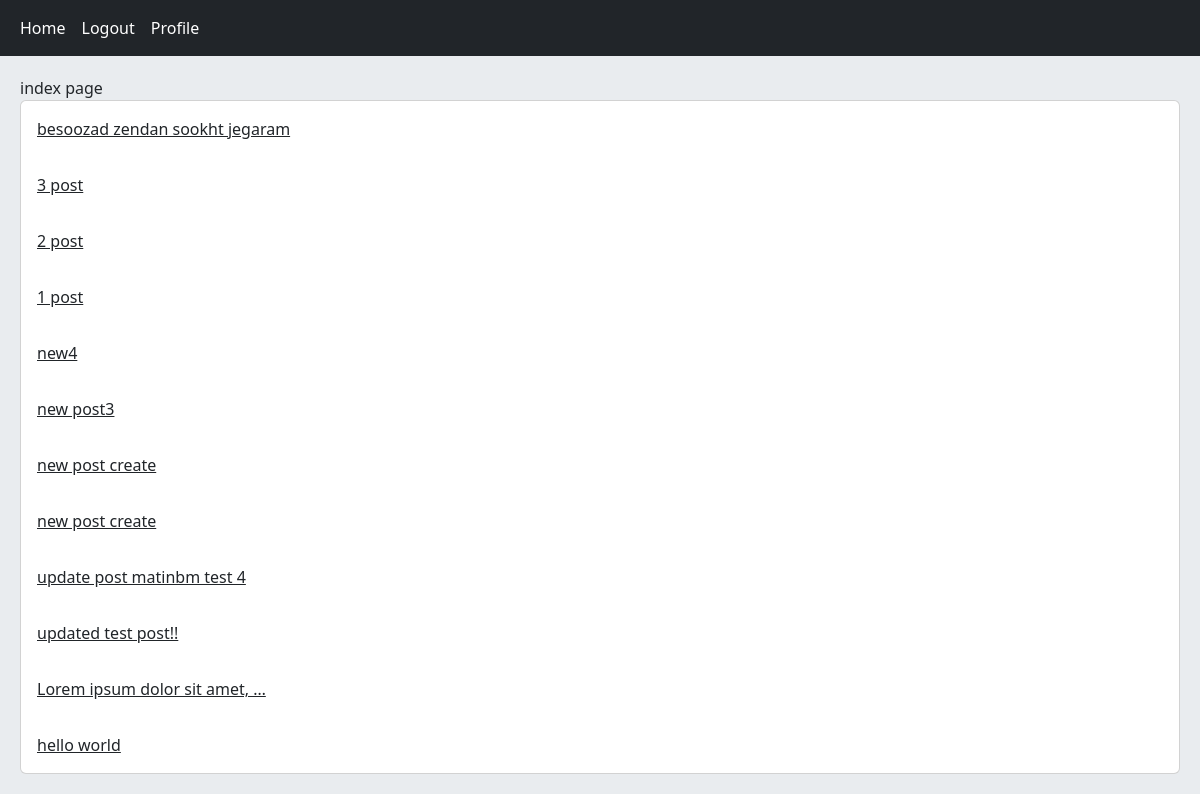
Screenshot of / (signed in) with the database file from the repository.
### home/models.py (models this page shows, shortened)
class Post(models.Model):
    user = models.ForeignKey(User, on_delete=models.CASCADE, related_name='posts')
    body = models.TextField()
    slug = models.SlugField()
    created = models.DateTimeField(auto_now=True)
    updated = models.DateTimeField(auto_now_add=True)
    class Meta:
        ordering = ('-created',)
    def get_absolute_url(self):
        return reverse("home:post_detail", args=(self.id, self.slug))

### home/views.py (the view)
# urls.py: path('', views.HomeView.as_view(), name='home'),
class HomeView(View):
    def get(self, request):
        posts = Post.objects.order_by('-created')
        return render(request, 'home/index.html', {'posts': posts})

### home/templates/home/index.html
{% extends 'base.html' %}
{% block content %}
    index page
    <div class="card">
        {% for post in posts %}
            <a href="{{ post.get_absolute_url }}" class="card-body">
                {{ post.body| truncatewords:5 }}
            </a>
        {% endfor %}
    </div>
{% endblock %}

### rows the page displays
Post: body "besoozad zendan sookht jegaram"
Post: body "3 post"
Post: body "2 post"
Post: body "1 post"
Post: body "new4"
Post: body "new post3"
Post: body "new post create"
Post: body "new post create"
Post: body "update post matinbm test 4"
Post: body "updated test post!!"
Post: body "Lorem ipsum dolor sit amet, …"
Post: body "hello world"
